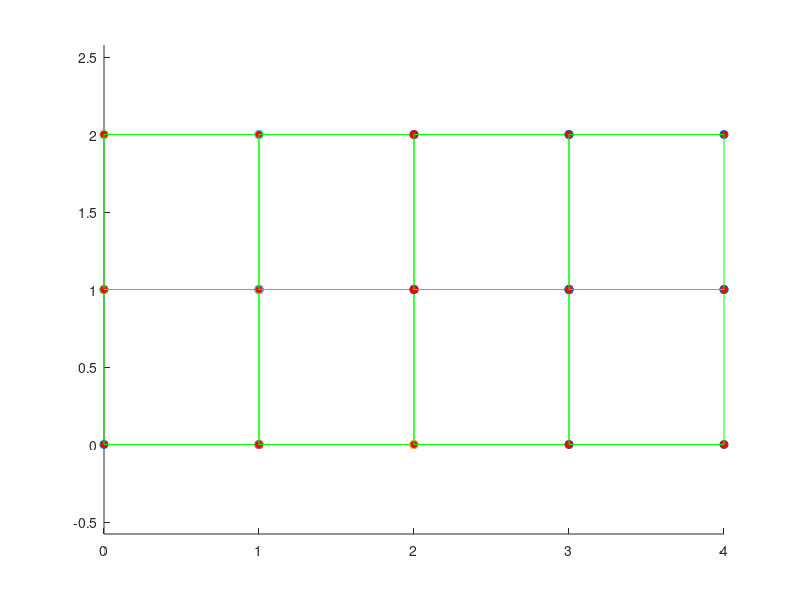
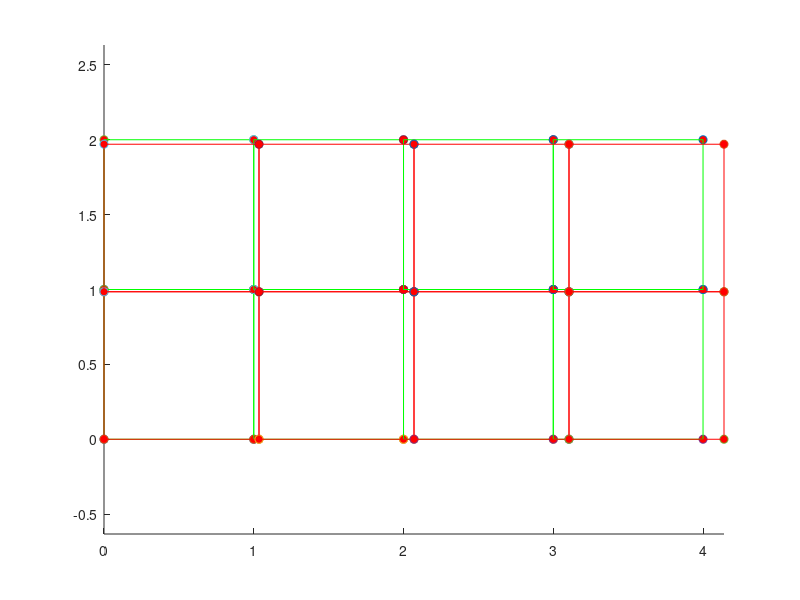

These figures' MATLAB source, in order:
function FEM_2Dor3D_linelast_standard
%
%          Example 2D and 3D Linear elastic FEM code
%            Currently coded to run either plane strain or plane stress (2DOF) or general 3D but
%            could easily be modified for axisymmetry too.
%
%        Variables read from input file;
%        nprops              No. material parameters
%        materialprops(i)    List of material parameters
%        ncoord              No. spatial coords (2 for 2D, 3 for 3D)
%        ndof                No. degrees of freedom per node (2 for 2D, 3 for 3D)
%                            (here ndof=ncoord, but the program allows them to be different
%                            to allow extension to plate & beam elements with C^1 continuity)
%        nnode               No. nodes
%        coords(i,j)         ith coord of jth node, for i=1..ncoord; j=1..nnode
%        nelem               No. elements
%        maxnodes            Max no. nodes on any one element (used for array dimensioning)
%        nelnodes(i)         No. nodes on the ith element
%        elident(i)          An integer identifier for the ith element.  Not used
%                            in this code but could be used to switch on reduced integration,
%                            etc.
%        connect(i,j)        List of nodes on the jth element
%        nfix                Total no. prescribed displacements
%        fixnodes(i,j)       List of prescribed displacements at nodes
%                            fixnodes(1,j) Node number
%                            fixnodes(2,j) Displacement component number (1, 2 or 3)
%                            fixnodes(3,j) Value of the displacement
%        ndload              Total no. element faces subjected to tractions
%        dloads(i,j)         List of element tractions
%                            dloads(1,j) Element number
%                            dloads(2,j) face number
%                            dloads(3,j), dloads(4,j), dloads(5,j) Components of traction
%                            (assumed uniform) 
%
%  To run the program you first need to set up an input file, as described in 
%  the lecture notes.  Then change the fopen command below to point to the file.
%  Also change the fopen command in the post-processing step (near the bottom of the
%  program) to point to a suitable output file.  Then execute the file in
%  the usual fashion (e.g. hit the green arrow at the top of the MATLAB
%  editor window)
% 
%
% ==================== Read data from the input file ===========================
%
%
% YOU NEED TO CHANGE THE PATH & FILE NAME TO POINT TO YOUR INPUT FILE
%
infile=fopen('Linear_elastic_quad4.txt','r');
outfile=fopen('FEM_results.txt','w');

[nprops,materialprops,ncoord,ndof,nnode,coords,nelem,maxnodes,connect,nelnodes,elident,nfix,fixnodes,ndload,dloads] = read_input_file(infile);

fclose(infile);

% Plot the initial mesh as a check
close all
figure
plotmesh(coords,ncoord,nnode,connect,nelem,elident,nelnodes,'g');

%
%============================ MAIN FEM ANALYSIS PROCEDURE ========================
%
%   dofs        Nodal displacements.  Let u_i^a be ith displacement component
%               at jth node.  Then dofs contain (u_1^1, u_2^1, u_1^2, u_2^2....) for 2D
%               and (u_1^1, u_2^1, u_3^1, u_1^2, u_2^2, u_3^2....) for 3D
%
%   K           Global stiffness matrix.  Stored as (K_1111 K_1112  K_1121  K_1122...
%                                                    K_1211 K_1212  K_1221  K_1222...
%                                                    K_2111 K_2112  K_2121  K_2122...)
%               for 2D problem and similarly for 3D problem
%   r           Force vector.  Currently only includes contribution from tractions
%               acting on element faces (i.e. body forces are neglected)
%
  dofs = zeros(ndof*nnode,1);  

  K = globalstiffness(ncoord,ndof,nnode,coords,nelem,maxnodes,elident,nelnodes,connect,materialprops,dofs);

  r = globaltraction(ncoord,ndof,nnode,ndload,coords,nelnodes,elident,connect,dloads,dofs);

%
%  Fix constrained nodes.  We should really do this in a way that preserves the symmetry of K
%  but it's not worth it for the small demo problems here.
%
  for n = 1:nfix
     rw = ndof*(fixnodes(1,n)-1) + fixnodes(2,n);
     for cl = 1:ndof*nnode
        K(rw,cl) = 0;
     end
     K(rw,rw) = 1.;
     r(rw) = fixnodes(3,n);
  end
%
% Solve for the displacements
%

  dofs = K\r;

%
%================================= POST-PROCESSING =================================
%
% Create a plot of the deformed mesh
%

  defcoords = zeros(ndof,nnode); 
  scalefactor = 1.0;
  for i = 1:nnode
    for j = 1:ndof
       defcoords(j,i) = coords(j,i) + scalefactor*dofs(ndof*(i-1)+j); 
    end
  end

 figure
 plotmesh(coords,ncoord,nnode,connect,nelem,elident,nelnodes,'g');
 hold on
 plotmesh(defcoords,ncoord,nnode,connect,nelem,elident,nelnodes,'r');  
  
 print_results(outfile, ...
    nprops,materialprops,ncoord,ndof,nnode,coords, ...
    nelem,maxnodes,connect,nelnodes,elident, ...
    nfix,fixnodes,ndload,dloads,dofs)
 
fclose(outfile); 
end 

%================= Material Stiffness ==================================
%
%    Computes elasticity tensor C_{ijkl} = shear modulus and Poissons ratio
%    Currently coded either for plane strain, plane stress or general 3D.
%
function C = materialstiffness(ndof,ncoord,strain,materialprops)

   mu = materialprops(1);
   nu = materialprops(2);
   
   C = zeros(ndof,ncoord,ndof,ncoord);
   
   if (ncoord == 2)   

%  planestrain = 0 => plane stress, planestrain = 1 => plane strain
   planestrain = materialprops(3);
 
     for i = 1:2
       for j = 1:2
         for k = 1:2
           for l = 1:2
             if (planestrain==1) 
               if (i==j && k==l)
                   C(i,j,k,l) = C(i,j,k,l)+2*mu*nu/(1-2*nu);
               end
             else
               if (i==j && k==l)
                   C(i,j,k,l) = C(i,j,k,l)+2*mu*nu/(1-nu);
               end
             end
             if (i==l && k==j)
                 C(i,j,k,l) = C(i,j,k,l)+mu;
             end
             if (i==k && j==l)
                 C(i,j,k,l) = C(i,j,k,l)+mu;
             end
           end
         end
       end
     end
     
   elseif (ncoord == 3) 

     for i = 1:3 
       for j = 1:3
         for k = 1:3
           for l = 1:3
             if (i==j && k==l)
                 C(i,j,k,l)=C(i,j,k,l) + 2.*mu*nu/(1.-2.*nu);
             end
             if (i==k && j==l)
                 C(i,j,k,l)=C(i,j,k,l) + mu;
             end
             if (i==l && j==k)
                 C(i,j,k,l)=C(i,j,k,l) + mu;
             end
            end
          end
        end
      end
    end

 end
%================= Material Stress ==================================
%
%   Computes stress sigma_{ij} given strain epsilon_{ij}
%
function stress = materialstress(ndof,ncoord,strain,materialprops)

   C = materialstiffness(ndof,ncoord,strain,materialprops);
   stress = zeros(ndof,ncoord);
   for i = 1 : ndof
     for j = 1 : ncoord
        for k = 1 : ndof
          for l = 1: ncoord
            stress(i,j) = stress(i,j) + C(i,j,k,l)*strain(k,l);
          end
        end
     end
   end
  end
%
%====================== No. integration points =============================
%
%   Defines the number of integration points:be used for
%   each element type
%
function n = numberofintegrationpoints(ncoord,nelnodes,elident)
  
   if (ncoord == 1) 
     n = nelnodes;   
   elseif (ncoord == 2) 
     if (nelnodes == 3)
         n = 1;
     end
     if (nelnodes == 6)
         n = 3;
     end
     if (nelnodes == 4)
         n = 4;
     end
     if (nelnodes == 8)
         n = 9;
     end
   elseif (ncoord == 3) 
     if (nelnodes == 4)
         n = 1 ;
     end
     if (nelnodes == 10)
         n = 4;
     end
     if (nelnodes == 8)
         n = 8;
     end
     if (nelnodes == 20)
         n = 27;
     end
   end
end   
%
%====================== INTEGRATION POINTS ==================================
%
%   Defines positions of integration points
%
function xi = integrationpoints(ncoord,nelnodes,npoints,elident)

   xi = zeros(ncoord,npoints);
%
%  1D elements
%
   if (ncoord == 1) 
     if (npoints==1) 
       xi(1,1) = 0.;
     elseif (npoints == 2) 
       xi(1,1) = -0.5773502692;
       xi(1,2) = -xi(1,1);
     elseif (npoints == 3) 
       xi(1,1) = -0.7745966692;
       xi(1,2) = 0.0;
       xi(1,3) = -xi(1,1);
     end
%
%  2D elements
%
   elseif (ncoord == 2) 
%
%    Triangular element
%
     if ( nelnodes == 3 || nelnodes == 6 ) 
       if (npoints == 1) 
         xi(1,1) = 1./3.;
         xi(2,1) = 1./3.;
       elseif (npoints == 3) 
         xi(1,1) = 0.6;
         xi(2,1) = 0.2;
         xi(1,2) = 0.2;
         xi(2,2) = 0.6;
         xi(1,3) = 0.2;
         xi(2,3) = 0.2;
       elseif (npoints == 4) 
         xi(1,1) = 1./3.;
         xi(2,1) = 1./3.;
         xi(1,2) = 0.6;
         xi(2,2) = 0.2;
         xi(1,3) = 0.2;
         xi(2,3) = 0.6;
         xi(1,4) = 0.2;
         xi(2,4) = 0.2;
       end
%
%    Rectangular element
%                  
     elseif ( nelnodes==4 || nelnodes==8 ) 

       if (npoints == 1) 
         xi(1,1) = 0.;
         xi(2,1) = 0.;
       elseif (npoints == 4) 
         xi(1,1) = -0.5773502692;
         xi(2,1) = xi(1,1);
         xi(1,2) = -xi(1,1);
         xi(2,2) = xi(1,1);
         xi(1,3) = xi(1,1);
         xi(2,3) = -xi(1,1);
         xi(1,4) = -xi(1,1);
         xi(2,4) = -xi(1,1);
       elseif (npoints == 9) 
         xi(1,1) = -0.7745966692;
         xi(2,1) = xi(1,1);
         xi(1,2) = 0.0;
         xi(2,2) = xi(1,1);
         xi(1,3) = -xi(1,1);
         xi(2,3) = xi(1,1);
         xi(1,4) = xi(1,1);
         xi(2,4) = 0.0;
         xi(1,5) = 0.0;
         xi(2,5) = 0.0;
         xi(1,6) = -xi(1,1);
         xi(2,6) = 0.0;
         xi(1,7) = xi(1,1);
         xi(2,7) = -xi(1,1);
         xi(1,8) = 0.;
         xi(2,8) = -xi(1,1);
         xi(1,9) = -xi(1,1);
         xi(2,9) = -xi(1,1);
       end
     end
%
%   3D elements
%
   elseif (ncoord == 3) 
%
%  3D elements
%
     if (nelnodes == 4 || nelnodes==10 ) 
       if (npoints == 1) 
         xi(1,1) = 0.25;
         xi(2,1) = 0.25;
         xi(3,1) = 0.25;
       elseif (npoints == 4) 
         xi(1,1) = 0.58541020;
         xi(2,1) = 0.13819660;
         xi(3,1) = xi(2,1);
         xi(1,2) = xi(2,1);
         xi(2,2) = xi(1,1);
         xi(3,2) = xi(2,1);
         xi(1,3) = xi(2,1);
         xi(2,3) = xi(2,1);
         xi(3,3) = xi(1,1);
         xi(1,4) = xi(2,1);
         xi(2,4) = xi(2,1);
         xi(3,4) = xi(2,1);
       end
     elseif ( nelnodes==8 || nelnodes==20 ) 
       if (npoints == 1) 
         xi(1,1) = 0.;
         xi(2,1) = 0.;
         xi(3,1) = 0.;
       elseif (npoints == 8) 
         x1D = [-0.5773502692,0.5773502692];
         for k = 1:2
           for j = 1:2 
             for i = 1:2
               n = 4*(k-1) + 2*(j-1) + i;
               xi(1,n) = x1D(i);
               xi(2,n) = x1D(j);
               xi(3,n) = x1D(k);
             end
           end
         end
       elseif (npoints == 27) 
         x1D = [-0.7745966692,0.,0.7745966692];
         for k = 1:3
           for j = 1:3
             for i = 1:3
               n = 9*(k-1) + 3*(j-1) + i;
               xi(1,n) = x1D(i);
               xi(2,n) = x1D(j);
               xi(3,n) = x1D(k);
             end
           end
         end
       end
     end
   end
end

%
%================= INTEGRATION WEIGHTS ==================================
%
%   Defines integration weights w_i
%
function w = integrationweights(ncoord,nelnodes,npoints,elident)

   w = zeros(npoints,1);

%
%  1D elements
%
   if (ncoord == 1) 
     if (npoints == 1)
       w(1) = 2.;
     elseif (npoints == 2) 
       w = [1.,1.];
     elseif (npoints == 3) 
       w = [0.555555555,0.888888888,0.555555555];
     end
%
%  2D elements
%
   elseif (ncoord == 2) 
%
%    Triangular element
%
     if ( nelnodes == 3 || nelnodes == 6 ) 
       if (npoints == 1) 
         w(1) = 0.5;
       elseif (npoints == 3) 
         w(1) = 1./6.;
         w(2) = 1./6.;
         w(3) = 1./6.;
       elseif (npoints == 4) 
         w = [-27./96.,25./96.,25/96.,25/96.];
       end
%
%    Rectangular element
%                  
     elseif ( nelnodes==4 || nelnodes==8 ) 

       if (npoints == 1) 
         w(1) = 4.;
       elseif (npoints == 4) 
         w = [1.,1.,1.,1.];
       elseif (npoints == 9 ) 
         w1D = [0.555555555,0.888888888,0.55555555555];
         for j = 1:3
           for i = 1:3
             n = 3*(j-1)+i;
             w(n) = w1D(i)*w1D(j);
           end
         end    
       end
     end 

   elseif (ncoord == 3) 
%
%  3D elements
%
     if (nelnodes == 4 || nelnodes==10 ) 
       if (npoints == 1) 
         w(1) = 1./6.;
       elseif (npoints == 4) 
         w = [1./24.,1./24.,1./24.,1./24.];
       end
     elseif ( nelnodes==8 || nelnodes==20 ) 
       if (npoints == 1) 
         w(1) = 8.;
       elseif (npoints == 8) 
         w = [1.,1.,1.,1.,1.,1.,1.,1.];
       elseif (npoints == 27) 
         w1D = [0.555555555,0.888888888,0.55555555555];
         for k = 1:3
           for j = 1:3
             for i = 1:3
               n = 9*(k-1)+3*(j-1)+i;
               w(n) = w1D(i)*w1D(j)*w1D(k);
             end
           end    
         end
       end
     end
   end
end

%
%================= SHAPE FUNCTIONS ==================================
%
%        Calculates shape functions for various element types
%
function N = shapefunctions(nelnodes,ncoord,elident,xi)
 

   N = zeros(nelnodes,1);
%
%  1D elements
%
  if (ncoord == 1) 
    if (nelnodes==2) 
      N(1) = 0.5*(1.+xi(1));
      N(2) = 0.5*(1.-xi(1));
    elseif (nelnodes == 3) 
      N(1) = -0.5*xi(1)*(1.-xi(1));
      N(2) =  0.5*xi(1)*(1.+xi(1));
      N(3) = (1.-xi(1))*(1.+xi(1));
    end
%
%  2D elements
%
   elseif (ncoord == 2) 
%
%    Triangular element
%
     if ( nelnodes == 3 ) 
       N(1) = xi(1);
       N(2) = xi(2);
       N(3) = 1.-xi(1)-xi(2);               
     elseif ( nelnodes == 6 ) 
       xi3 = 1.-xi(1)-xi(2);
       N(1) = (2.*xi(1)-1.)*xi(1);
       N(2) = (2.*xi(2)-1.)*xi(2);
       N(3) = (2.*xi3-1.)*xi3;
       N(4) = 4.*xi(1)*xi(2);
       N(5) = 4.*xi(2)*xi3;
       N(6) = 4.*xi3*xi(1);
%
%    Rectangular element
%                  
     elseif ( nelnodes == 4 ) 
       N(1) = 0.25*(1.-xi(1))*(1.-xi(2));
       N(2) = 0.25*(1.+xi(1))*(1.-xi(2));
       N(3) = 0.25*(1.+xi(1))*(1.+xi(2));
       N(4) = 0.25*(1.-xi(1))*(1.+xi(2));
     elseif (nelnodes == 8) 
       N(1) = -0.25*(1.-xi(1))*(1.-xi(2))*(1.+xi(1)+xi(2));
       N(2) = 0.25*(1.+xi(1))*(1.-xi(2))*(xi(1)-xi(2)-1.);
       N(3) = 0.25*(1.+xi(1))*(1.+xi(2))*(xi(1)+xi(2)-1.);
       N(4) = 0.25*(1.-xi(1))*(1.+xi(2))*(xi(2)-xi(1)-1.);
       N(5) = 0.5*(1.-xi(1)*xi(1))*(1.-xi(2));
       N(6) = 0.5*(1.+xi(1))*(1.-xi(2)*xi(2));
       N(7) = 0.5*(1.-xi(1)*xi(1))*(1.+xi(2));
       N(8) = 0.5*(1.-xi(1))*(1.-xi(2)*xi(2));
     end
%
   elseif (ncoord==3) 

     if (nelnodes == 4) 
       N(1) = xi(1);
       N(2) = xi(2);
       N(3) = xi(3);
       N(4) = 1.-xi(1)-xi(2)-xi(3);
     elseif (nelnodes == 10) 
       xi4 = 1.-xi(1)-xi(2)-xi(3);
       N(1) = (2.*xi(1)-1.)*xi(1);
       N(2) = (2.*xi(2)-1.)*xi(2);
       N(3) = (2.*xi(3)-1.)*xi(3);
       N(4) = (2.*xi4-1.)*xi4;
       N(5) = 4.*xi(1)*xi(2);
       N(6) = 4.*xi(2)*xi(3);
       N(7) = 4.*xi(3)*xi(1);
       N(8) = 4.*xi(1)*xi4;
       N(9) = 4.*xi(2)*xi4;
       N(10) = 4.*xi(3)*xi4;
     elseif (nelnodes == 8) 
       N(1) = (1.-xi(1))*(1.-xi(2))*(1.-xi(3))/8.;
       N(2) = (1.+xi(1))*(1.-xi(2))*(1.-xi(3))/8.;
       N(3) = (1.+xi(1))*(1.+xi(2))*(1.-xi(3))/8.;
       N(4) = (1.-xi(1))*(1.+xi(2))*(1.-xi(3))/8.;
       N(5) = (1.-xi(1))*(1.-xi(2))*(1.+xi(3))/8.;
       N(6) = (1.+xi(1))*(1.-xi(2))*(1.+xi(3))/8.;
       N(7) = (1.+xi(1))*(1.+xi(2))*(1.+xi(3))/8.;
       N(8) = (1.-xi(1))*(1.+xi(2))*(1.+xi(3))/8.;
     elseif (nelnodes == 20) 
       N(1) = (1.-xi(1))*(1.-xi(2))*(1.-xi(3))*(-xi(1)-xi(2)-xi(3)-2.)/8.;
       N(2) = (1.+xi(1))*(1.-xi(2))*(1.-xi(3))*(xi(1)-xi(2)-xi(3)-2.)/8.;
       N(3) = (1.+xi(1))*(1.+xi(2))*(1.-xi(3))*(xi(1)+xi(2)-xi(3)-2.)/8.;
       N(4) = (1.-xi(1))*(1.+xi(2))*(1.-xi(3))*(-xi(1)+xi(2)-xi(3)-2.)/8.;
       N(5) = (1.-xi(1))*(1.-xi(2))*(1.+xi(3))*(-xi(1)-xi(2)+xi(3)-2.)/8.;
       N(6) = (1.+xi(1))*(1.-xi(2))*(1.+xi(3))*(xi(1)-xi(2)+xi(3)-2.)/8.;
       N(7) = (1.+xi(1))*(1.+xi(2))*(1.+xi(3))*(xi(1)+xi(2)+xi(3)-2.)/8.;
       N(8) = (1.-xi(1))*(1.+xi(2))*(1.+xi(3))*(-xi(1)+xi(2)+xi(3)-2.)/8.;
       N(9)  = (1.-xi(1)^2)*(1.-xi(2))*(1.-xi(3))/4.;
       N(10) = (1.+xi(1))*(1.-xi(2)^2)*(1.-xi(3))/4.;
       N(11) = (1.-xi(1)^2)*(1.+xi(2))*(1.-xi(3))/4.;
       N(12) = (1.-xi(1))*(1.-xi(2)^2)*(1.-xi(3))/4.;
       N(13) = (1.-xi(1)^2)*(1.-xi(2))*(1.+xi(3))/4.;
       N(14) = (1.+xi(1))*(1.-xi(2)^2)*(1.+xi(3))/4.;
       N(15) = (1.-xi(1)^2)*(1.+xi(2))*(1.+xi(3))/4.;
       N(16) = (1.-xi(1))*(1.-xi(2)^2)*(1.+xi(3))/4.;
       N(17) = (1.-xi(1))*(1.-xi(2))*(1.-xi(3)^2)/4.;
       N(18) = (1.+xi(1))*(1.-xi(2))*(1.-xi(3)^2)/4.;
       N(19) = (1.+xi(1))*(1.+xi(2))*(1.-xi(3)^2)/4.;
       N(20) = (1.-xi(1))*(1.+xi(2))*(1.-xi(3)^2)/4.;
     end
   end

end

%
%================= SHAPE FUNCTION DERIVATIVES ======================
%
function dNdxi = shapefunctionderivs(nelnodes,ncoord,elident,xi)

  dNdxi = zeros(nelnodes,ncoord);
%
% 1D elements
%
  if (ncoord == 1) 
    if (nelnodes==2) 
      dNdxi(1,1) = 0.5;
      dNdxi(2,1) = -0.5;
    elseif (nelnodes == 3) 
      dNdxi(1,1) = -0.5+xi(1);
      dNdxi(2,1) =  0.5+xi(1);
      dNdxi(3,1) = -2.*xi(1);
    end
%
%  2D elements
%
   elseif (ncoord == 2) 
%
%    Triangular element
%
     if ( nelnodes == 3 ) 
       dNdxi(1,1) = 1.;
       dNdxi(2,2) = 1.;
       dNdxi(3,1) = -1.;
       dNdxi(3,2) = -1.;               
     elseif ( nelnodes == 6 ) 
       xi3 = 1.-xi(1)-xi(2);
       dNdxi(1,1) = 4.*xi(1)-1.;
       dNdxi(2,2) = 4.*xi(2)-1.;
       dNdxi(3,1) = -(4.*xi3-1.);
       dNdxi(3,2) = -(4.*xi3-1.);
       dNdxi(4,1) = 4.*xi(2);
       dNdxi(4,2) = 4.*xi(1);
       dNdxi(5,1) = -4.*xi(2);
       dNdxi(5,2) = -4.*xi(1);
       dNdxi(6,1) = 4.*xi3 - 4.*xi(1);
       dNdxi(6,2) = 4.*xi3 - 4.*xi(2);
%
%    Rectangular element
%                  
     elseif ( nelnodes == 4 ) 
       dNdxi(1,1) = -0.25*(1.-xi(2));
       dNdxi(1,2) = -0.25*(1.-xi(1));
       dNdxi(2,1) = 0.25*(1.-xi(2));
       dNdxi(2,2) = -0.25*(1.+xi(1));
       dNdxi(3,1) = 0.25*(1.+xi(2));
       dNdxi(3,2) = 0.25*(1.+xi(1));
       dNdxi(4,1) = -0.25*(1.+xi(2));
       dNdxi(4,2) = 0.25*(1.-xi(1));
     elseif (nelnodes == 8) 
       dNdxi(1,1) = 0.25*(1.-xi(2))*(2.*xi(1)+xi(2));
       dNdxi(1,2) = 0.25*(1.-xi(1))*(xi(1)+2.*xi(2));
       dNdxi(2,1) = 0.25*(1.-xi(2))*(2.*xi(1)-xi(2));
       dNdxi(2,2) = 0.25*(1.+xi(1))*(2.*xi(2)-xi(1));
       dNdxi(3,1) = 0.25*(1.+xi(2))*(2.*xi(1)+xi(2));
       dNdxi(3,2) = 0.25*(1.+xi(1))*(2.*xi(2)+xi(1));
       dNdxi(4,1) = 0.25*(1.+xi(2))*(2.*xi(1)-xi(2));
       dNdxi(4,2) = 0.25*(1.-xi(1))*(2.*xi(2)-xi(1));
       dNdxi(5,1) = -xi(1)*(1.-xi(2));
       dNdxi(5,2) = -0.5*(1.-xi(1)*xi(1));
       dNdxi(6,1) = 0.5*(1.-xi(2)*xi(2));
       dNdxi(6,2) = -(1.+xi(1))*xi(2);
       dNdxi(7,1) = -xi(1)*(1.+xi(2));
       dNdxi(7,2) = 0.5*(1.-xi(1)*xi(1));
       dNdxi(8,1) = -0.5*(1.-xi(2)*xi(2));
       dNdxi(8,2) = -(1.-xi(1))*xi(2);
      end
%
%    3D elements
%
   elseif (ncoord==3) 

     if (nelnodes == 4) 
       dNdxi(1,1) = 1.;
       dNdxi(2,2) = 1.;
       dNdxi(3,3) = 1.;
       dNdxi(4,1) = -1.;
       dNdxi(4,2) = -1.;
       dNdxi(4,3) = -1.;
     elseif (nelnodes == 10) 
       xi4 = 1.-xi(1)-xi(2)-xi(3);
       dNdxi(1,1) = (4.*xi(1)-1.);
       dNdxi(2,2) = (4.*xi(2)-1.);
       dNdxi(3,3) = (4.*xi(3)-1.);
       dNdxi(4,1) = -(4.*xi4-1.);
       dNdxi(4,2) = -(4.*xi4-1.);
       dNdxi(4,3) = -(4.*xi4-1.);
       dNdxi(5,1) = 4.*xi(2);
       dNdxi(5,2) = 4.*xi(1);
       dNdxi(6,2) = 4.*xi(3);
       dNdxi(6,3) = 4.*xi(2);
       dNdxi(7,1) = 4.*xi(3);
       dNdxi(7,3) = 4.*xi(1); 
       dNdxi(8,1) = 4.*(xi4-xi(1));
       dNdxi(8,2) = -4.*xi(1);
       dNdxi(8,3) = -4.*xi(1);
       dNdxi(9,1) = -4.*xi(2);
       dNdxi(9,2) = 4.*(xi4-xi(2));
       dNdxi(9,3) = -4.*xi(2);
       dNdxi(10,1) = -4.*xi(3)*xi4;
       dNdxi(10,2) = -4.*xi(3);
       dNdxi(10,3) = 4.*(xi4-xi(3));
     elseif (nelnodes == 8) 
       dNdxi(1,1) = -(1.-xi(2))*(1.-xi(3))/8.;
       dNdxi(1,2) = -(1.-xi(1))*(1.-xi(3))/8.;
       dNdxi(1,3) = -(1.-xi(1))*(1.-xi(2))/8.;
       dNdxi(2,1) = (1.-xi(2))*(1.-xi(3))/8.;
       dNdxi(2,2) = -(1.+xi(1))*(1.-xi(3))/8.;
       dNdxi(2,3) = -(1.+xi(1))*(1.-xi(2))/8.;
       dNdxi(3,1) = (1.+xi(2))*(1.-xi(3))/8.;
       dNdxi(3,2) = (1.+xi(1))*(1.-xi(3))/8.;
       dNdxi(3,3) = -(1.+xi(1))*(1.+xi(2))/8.;
       dNdxi(4,1) = -(1.+xi(2))*(1.-xi(3))/8.;
       dNdxi(4,2) = (1.-xi(1))*(1.-xi(3))/8.;
       dNdxi(4,3) = -(1.-xi(1))*(1.+xi(2))/8.;
       dNdxi(5,1) = -(1.-xi(2))*(1.+xi(3))/8.;
       dNdxi(5,2) = -(1.-xi(1))*(1.+xi(3))/8.;
       dNdxi(5,3) = (1.-xi(1))*(1.-xi(2))/8.;
       dNdxi(6,1) = (1.-xi(2))*(1.+xi(3))/8.;
       dNdxi(6,2) = -(1.+xi(1))*(1.+xi(3))/8.;
       dNdxi(6,3) = (1.+xi(1))*(1.-xi(2))/8.;
       dNdxi(7,1) = (1.+xi(2))*(1.+xi(3))/8.;
       dNdxi(7,2) = (1.+xi(1))*(1.+xi(3))/8.;
       dNdxi(7,3) = (1.+xi(1))*(1.+xi(2))/8.;
       dNdxi(8,1) = -(1.+xi(2))*(1.+xi(3))/8.;
       dNdxi(8,2) = (1.-xi(1))*(1.+xi(3))/8.;
       dNdxi(8,3) = (1.-xi(1))*(1.+xi(2))/8.;
     elseif (nelnodes == 20) 
       dNdxi(1,1) = (-(1.-xi(2))*(1.-xi(3))*(-xi(1)-xi(2)-xi(3)-2.)-(1.-xi(1))*(1.-xi(2))*(1.-xi(3)))/8.;
       dNdxi(1,2) = (-(1.-xi(1))*(1.-xi(3))*(-xi(1)-xi(2)-xi(3)-2.)-(1.-xi(1))*(1.-xi(2))*(1.-xi(3)))/8.;
       dNdxi(1,3) = (-(1.-xi(1))*(1.-xi(2))*(-xi(1)-xi(2)-xi(3)-2.)-(1.-xi(1))*(1.-xi(2))*(1.-xi(3)))/8.;

       dNdxi(2,1) = ((1.-xi(2))*(1.-xi(3))*(xi(1)-xi(2)-xi(3)-2.)+(1.+xi(1))*(1.-xi(2))*(1.-xi(3)))/8.;
       dNdxi(2,2) = (-(1.+xi(1))*(1.-xi(3))*(xi(1)-xi(2)-xi(3)-2.)-(1.+xi(1))*(1.-xi(2))*(1.-xi(3)))/8.;
       dNdxi(2,3) = (-(1.+xi(1))*(1.-xi(2))*(xi(1)-xi(2)-xi(3)-2.)-(1.+xi(1))*(1.-xi(2))*(1.-xi(3)))/8.;

       dNdxi(3,1) = ((1.+xi(2))*(1.-xi(3))*(xi(1)+xi(2)-xi(3)-2.)+(1.+xi(1))*(1.+xi(2))*(1.-xi(3)))/8.;
       dNdxi(3,2) = ((1.+xi(1))*(1.-xi(3))*(xi(1)+xi(2)-xi(3)-2.)+(1.+xi(1))*(1.+xi(2))*(1.-xi(3)))/8.;
       dNdxi(3,3) = (-(1.+xi(1))*(1.+xi(2))*(xi(1)+xi(2)-xi(3)-2.)-(1.+xi(1))*(1.+xi(2))*(1.-xi(3)))/8.;

       dNdxi(4,1) = (-(1.+xi(2))*(1.-xi(3))*(-xi(1)+xi(2)-xi(3)-2.)-(1.-xi(1))*(1.+xi(2))*(1.-xi(3)))/8.;
       dNdxi(4,2) = ((1.-xi(1))*(1.-xi(3))*(-xi(1)+xi(2)-xi(3)-2.)+(1.-xi(1))*(1.+xi(2))*(1.-xi(3)))/8.;
       dNdxi(4,3) = (-(1.-xi(1))*(1.+xi(2))*(-xi(1)+xi(2)-xi(3)-2.)-(1.-xi(1))*(1.+xi(2))*(1.-xi(3)))/8.;
       dNdxi(5,1) = (-(1.-xi(2))*(1.+xi(3))*(-xi(1)-xi(2)+xi(3)-2.)-(1.-xi(1))*(1.-xi(2))*(1.+xi(3)))/8.;
       dNdxi(5,2) = (-(1.-xi(1))*(1.+xi(3))*(-xi(1)-xi(2)+xi(3)-2.)-(1.-xi(1))*(1.-xi(2))*(1.+xi(3)))/8.;
       dNdxi(5,3) = ((1.-xi(1))*(1.-xi(2))*(-xi(1)-xi(2)+xi(3)-2.)+(1.-xi(1))*(1.-xi(2))*(1.+xi(3)))/8.;
       dNdxi(6,1) = ((1.-xi(2))*(1.+xi(3))*(xi(1)-xi(2)+xi(3)-2.)+(1.+xi(1))*(1.-xi(2))*(1.+xi(3)))/8.;
       dNdxi(6,2) = (-(1.+xi(1))*(1.+xi(3))*(xi(1)-xi(2)+xi(3)-2.)-(1.+xi(1))*(1.-xi(2))*(1.+xi(3)))/8.;
       dNdxi(6,3) = ((1.+xi(1))*(1.-xi(2))*(xi(1)-xi(2)+xi(3)-2.)+(1.+xi(1))*(1.-xi(2))*(1.+xi(3)))/8.;
       dNdxi(7,1) = ((1.+xi(2))*(1.+xi(3))*(xi(1)+xi(2)+xi(3)-2.)+(1.+xi(1))*(1.+xi(2))*(1.+xi(3)))/8.;
       dNdxi(7,2) = ((1.+xi(1))*(1.+xi(3))*(xi(1)+xi(2)+xi(3)-2.)+(1.+xi(1))*(1.+xi(2))*(1.+xi(3)))/8.;
       dNdxi(7,3) = ((1.+xi(1))*(1.+xi(2))*(xi(1)+xi(2)+xi(3)-2.)+(1.+xi(1))*(1.+xi(2))*(1.+xi(3)))/8.;
       dNdxi(8,1) = (-(1.+xi(2))*(1.+xi(3))*(-xi(1)+xi(2)+xi(3)-2.)-(1.-xi(1))*(1.+xi(2))*(1.+xi(3)))/8.;
       dNdxi(8,2) = ((1.-xi(1))*(1.+xi(3))*(-xi(1)+xi(2)+xi(3)-2.)+(1.-xi(1))*(1.+xi(2))*(1.+xi(3)))/8.;
       dNdxi(8,3) = ((1.-xi(1))*(1.+xi(2))*(-xi(1)+xi(2)+xi(3)-2.)+(1.-xi(1))*(1.+xi(2))*(1.+xi(3)))/8.;
       dNdxi(9,1)  = -2.*xi(1)*(1.-xi(2))*(1.-xi(3))/4.;
       dNdxi(9,2)  = -(1.-xi(1)^2)*(1.-xi(3))/4.;
       dNdxi(9,3)  = -(1.-xi(1)^2)*(1.-xi(2))/4.;
       dNdxi(10,1)  = (1.-xi(2)^2)*(1.-xi(3))/4.;
       dNdxi(10,2)  = -2.*xi(2)*(1.+xi(1))*(1.-xi(3))/4.;
       dNdxi(10,3)  = -(1.-xi(2)^2)*(1.+xi(1))/4.;
       dNdxi(11,1)  = -2.*xi(1)*(1.+xi(2))*(1.-xi(3))/4.;
       dNdxi(11,2)  = (1.-xi(1)^2)*(1.-xi(3))/4.;
       dNdxi(11,3)  = -(1.-xi(1)^2)*(1.+xi(2))/4.;
       dNdxi(12,1)  = -(1.-xi(2)^2)*(1.-xi(3))/4.;
       dNdxi(12,2)  = -2.*xi(2)*(1.-xi(1))*(1.-xi(3))/4.;
       dNdxi(12,3)  = -(1.-xi(2)^2)*(1.-xi(1))/4.;
       dNdxi(13,1)  = -2.*xi(1)*(1.-xi(2))*(1.+xi(3))/4.;
       dNdxi(13,2)  = -(1.-xi(1)^2)*(1.+xi(3))/4.;
       dNdxi(13,3)  = (1.-xi(1)^2)*(1.-xi(2))/4.;
       dNdxi(14,1)  = (1.-xi(2)^2)*(1.+xi(3))/4.;
       dNdxi(14,2)  = -2.*xi(2)*(1.+xi(1))*(1.+xi(3))/4.;
       dNdxi(14,3)  = (1.-xi(2)^2)*(1.+xi(1))/4.;
       dNdxi(15,1)  = -2.*xi(1)*(1.+xi(2))*(1.+xi(3))/4.;
       dNdxi(15,2)  =  (1.-xi(1)^2)*(1.+xi(3))/4.;
       dNdxi(15,3)  = (1.-xi(1)^2)*(1.+xi(2))/4.;
       dNdxi(16,1)  = -(1.-xi(2)^2)*(1.+xi(3))/4.;
       dNdxi(16,2)  = -2.*xi(2)*(1.-xi(1))*(1.+xi(3))/4.;
       dNdxi(16,3)  = (1.-xi(2)^2)*(1.-xi(1))/4.;
       dNdxi(17,1) = -(1.-xi(2))*(1.-xi(3)^2)/4.;
       dNdxi(17,2) = -(1.-xi(1))*(1.-xi(3)^2)/4.;
       dNdxi(17,3) = -xi(3)*(1.-xi(1))*(1.-xi(2))/2.;
       dNdxi(18,1) = (1.-xi(2))*(1.-xi(3)^2)/4.;
       dNdxi(18,2) = -(1.+xi(1))*(1.-xi(3)^2)/4.;
       dNdxi(18,3) = -xi(3)*(1.+xi(1))*(1.-xi(2))/2.;
       dNdxi(19,1) = (1.+xi(2))*(1.-xi(3)^2)/4.;
       dNdxi(19,2) = (1.+xi(1))*(1.-xi(3)^2)/4.;
       dNdxi(19,3) = -xi(3)*(1.+xi(1))*(1.+xi(2))/2.;
       dNdxi(20,1) = -(1.+xi(2))*(1.-xi(3)^2)/4.;
       dNdxi(20,2) = (1.-xi(1))*(1.-xi(3)^2)/4.;
       dNdxi(20,3) = -xi(3)*(1.-xi(1))*(1.+xi(2))/2.;
     end
   end

  end
%
%================= ELEMENT STIFFNESS MATRIX ================================
%
function kel = elstif(ncoord,ndof,nelnodes,elident,coord,materialprops,displacement)
%
%  Assemble the element stiffness
%
%    Arguments;
%
%      ncoord             No. coordinates (2 or 3 for 2D or 3D problem)
%      ndof               No. degrees of freedom per node (often ndof = ncoord)
%      nelnodes           No. nodes on the element
%      elident            Element identifier (not used here - for future enhancements!)
%      coords(i,a)        ith coord of ath node
%      materialprops      Material properties passed on:constitutive procedures
%      displacement(i,a)  ith displacement component at ath node
%
%   Local variables
%      npoints            No. integration points
%      xi(i,inpt)         ith local coord of integration point no. intpt
%      w(intpt)           weight for integration point no. intpt
%      N(a)               Shape function associated with ath node on element
%      dNdxi(a,i)         Derivative of ath shape function wrt ith local coord
%      dNdx(a,i)          Derivative of ath shape function wrt ith global coord
%      dxdxi(i,j)         Derivative of ith global coord wrt jth local coord
%      dxidx(i,j)         Derivative of ith local coord wrt jth global coord
%      det                Determinant of jacobian
%      strain(i,j)        strain_ij components
%      dsde(i,j,k,l)      Derivative of stress_ij with respect:strain_kl
%      kel(row,col)       Rows && cols of element stiffness
%
%
   npoints = numberofintegrationpoints(ncoord,nelnodes,elident);
   dNdx = zeros(nelnodes,ncoord);
   dxdxi = zeros(ncoord,ncoord);
   strain = zeros(ndof,ncoord);
   kel = zeros(ndof*nelnodes,ndof*nelnodes);
%
%  Set up integration points && weights    
%
   xilist = integrationpoints(ncoord,nelnodes,npoints,elident);
   w = integrationweights(ncoord,nelnodes,npoints,elident);
%
%  Loop over the integration points
%
   for intpt = 1:npoints

%     Compute shape functions && derivatives wrt local coords
%
      for i = 1:ncoord
        xi(i) = xilist(i,intpt);
      end      
      N = shapefunctions(nelnodes,ncoord,elident,xi);
      dNdxi = shapefunctionderivs(nelnodes,ncoord,elident,xi);

      
%
%     Compute the jacobian matrix && its determinant
%
      for i = 1:ncoord
        for j = 1:ncoord
          dxdxi(i,j) = 0.;
          for a = 1:nelnodes
            dxdxi(i,j) = dxdxi(i,j) + coord(i,a)*dNdxi(a,j);
          end
        end
      end
      
      dxidx = inv(dxdxi);
      dt = det(dxdxi);
%
%     Convert shape function derivatives:derivatives wrt global coords
%
      for a = 1:nelnodes
        for i = 1:ncoord
          dNdx(a,i) = 0.;
          for j = 1:ncoord
            dNdx(a,i) = dNdx(a,i) + dNdxi(a,j)*dxidx(j,i);
          end
        end
      end
%
%     Compute the (infinitesimal) strain by differentiating displacements
%     This step is not really necessary for linear elasticity calculations
%     where stiffness is independent of strain.  It is included:allow
%     extension:nonlinear materials later.
%
      for i = 1:ncoord
         for j = 1:ncoord
            strain(i,j) = 0.;
            for a = 1:nelnodes
              strain(i,j) = strain(i,j) + 0.5*(displacement(i,a)*dNdx(a,j)+displacement(j,a)*dNdx(a,i));
            end
         end
      end
%
%     Compute the material tangent stiffness (d stress/d strain)
%     ds/de is just C_ijkl for linear elasticity - this notation is used
%     to allow extension to nonlinear problems
%
      dsde = materialstiffness(ndof,ncoord,strain,materialprops);
%
%     Compute the element stiffness
%             
      for a = 1:nelnodes
        for i = 1:ndof
          for b = 1:nelnodes
            for k = 1:ndof
              row = ndof*(a-1)+i;
              col = ndof*(b-1)+k;
              for j = 1:ncoord
                for l = 1:ncoord
                  kel(col,row) = kel(col,row) + dsde(i,j,k,l)*dNdx(b,l)*dNdx(a,j)*w(intpt)*dt;
                end
              end
            end
          end
        end
      end
   end

end


 %====================== No. nodes on element faces ================
%
%   This procedure returns the number of nodes on each element face
%   for various element types.  This info is needed for computing
%   the surface integrals associated with the element traction vector
%
function n = nfacenodes(ncoord,nelnodes,elident,face)
   if (ncoord == 2) 
     if (nelnodes == 3 || nelnodes == 4)
         n = 2;
     elseif (nelnodes == 6 || nelnodes == 8)
         n=3;
     end
   elseif (ncoord == 3) 
     if (nelnodes == 4)
         n = 3;
     elseif (nelnodes == 10)
         n = 6;
     elseif (nelnodes == 8)
         n = 4;
     elseif (nelnodes == 20)
         n = 8;
     end
   end
end
%======================= Lists of nodes on element faces =============
%
%    This procedure returns the list of nodes on an element face
%    The nodes are ordered so that the element face forms either
%    a 1D line element or a 2D surface element for 2D or 3D problems
%
function list = facenodes(ncoord,nelnodes,elident,face)

   i3 = [2,3,1];
   i4 = [2,3,4,1]; 

   list = zeros(nfacenodes(ncoord,nelnodes,face),1);

   if (ncoord == 2) 
     if (nelnodes == 3) 
       list(1) = face;
       list(2) = i3(face);
     elseif (nelnodes == 6) 
       list(1) = face;
       list(2) = i3(face);
       list(3) = face+3;
     elseif (nelnodes==4) 
       list(1) = face;
       list(2) = i4(face);
     elseif (nelnodes==8) 
       list(1) = face;
       list(2) = i4(face);
       list(3) = face+4;
     end
   elseif (ncoord == 3) 
     if (nelnodes==4) 
       if   (face == 1)
           list = [1,2,3];
       elseif (face == 2)
           list = [1,4,2];
       elseif (face == 3)
           list = [2,4,3];
       elseif (face == 4)
           list = [3,4,1];
       end
     elseif (nelnodes == 10) 
       if   (face == 1)
           list = [1,2,3,5,6,7];
       elseif (face == 2)
           list = [1,4,2,8,9,5];
       elseif (face == 3)
           list = [2,4,3,9,10,6];
       elseif (face == 4)
           list = [3,4,1,10,8,7];
       end
     elseif (nelnodes == 8) 
       if   (face == 1)
           list = [1,2,3,4];
       elseif (face == 2)
           list = [5,8,7,6];
       elseif (face == 3)
           list = [1,5,6,2];
       elseif (face == 4)
           list = [2,3,7,6];
       elseif (face == 5)
           list = [3,7,8,4];
       elseif (face == 6)
           list = [4,8,5,1];
       end
     elseif (nelnodes == 20)  
       if   (face == 1)
           list = [1,2,3,4,9,10,11,12];
       elseif (face == 2)
           list = [5,8,7,6,16,15,14,13];
       elseif (face == 3)
           list = [1,5,6,2,17,13,18,9];
       elseif (face == 4)
           list = [2,6,7,3,18,14,19,10];
       elseif (face == 5)
           list = [3,7,8,4,19,15,20,11];
       elseif (face == 6)
           list = [4,8,5,1,20,16,17,12];
       end
     end
   end
end
%
%====================== ELEMENT DISTRIBUTED LOAD VECTOR ==============
%
function r = eldload(ncoord,ndof,nfacenodes,elident,coords,traction)

  npoints = numberofintegrationpoints(ncoord-1,nfacenodes);
  xi = zeros(ncoord-1,1);
  dxdxi = zeros(ncoord,ncoord-1);
  r = zeros(ndof*nfacenodes,1);
   
  xilist = integrationpoints(ncoord-1,nfacenodes,npoints);
  w = integrationweights(ncoord-1,nfacenodes,npoints);

  for intpt = 1:npoints

    for i = 1:ncoord-1
      xi(i) = xilist(i,intpt);
    end

    N = shapefunctions(nfacenodes,ncoord-1,elident,xi);
    dNdxi = shapefunctionderivs(nfacenodes,ncoord-1,elident,xi);
%
%     Compute the jacobian matrix && its determinant
%
    for i = 1:ncoord
      for j = 1:ncoord-1
        dxdxi(i,j) = 0.;
        for a = 1:nfacenodes
          dxdxi(i,j) = dxdxi(i,j) + coords(i,a)*dNdxi(a,j);
        end
      end
    end
    if (ncoord == 2) 
      dt = sqrt(dxdxi(1,1)^2+dxdxi(2,1)^2);
    elseif (ncoord == 3) 
      dt = sqrt( ((dxdxi(2,1)*dxdxi(3,2))-(dxdxi(2,2)*dxdxi(3,1)))^2 ...
          + ((dxdxi(1,1)*dxdxi(3,2))-(dxdxi(1,2)*dxdxi(3,1)))^2 ...
          + ((dxdxi(1,1)*dxdxi(2,2))-(dxdxi(1,2)*dxdxi(2,1)))^2 );
    end
   for a = 1:nfacenodes
      for i = 1:ndof
        row = ndof*(a-1)+i;
        r(row) = r(row) + N(a)*traction(i)*w(intpt)*dt;
      end
    end
  end
end
%
%====================== Assemble the global stiffness matrix =================
%
function Stif = globalstiffness(ncoord,ndof,nnode,coords,nelem,maxnodes,elident,nelnodes,connect,materialprops,dofs)
%
%   Assemble the global stiffness matrix
%

   Stif = zeros(ndof*nnode,ndof*nnode);
   lmncoord = zeros(ncoord,maxnodes);
   lmndof = zeros(ndof,maxnodes);
%
%   Loop over all the elements
%
   for lmn = 1:nelem
%
%   Extract coords of nodes, DOF for the current element
%
      for a = 1:nelnodes(lmn)
        for i = 1:ncoord
          lmncoord(i,a) = coords(i,connect(a,lmn));
        end
        for i = 1:ndof
          lmndof(i,a) = dofs(ndof*(connect(a,lmn)-1)+i);
        end
      end
    n = nelnodes(lmn);
    ident = elident(lmn);
    kel = elstif(ncoord,ndof,n,ident,lmncoord,materialprops,lmndof);
%
%   Add the current element stiffness:the global stiffness
%
    for a = 1:nelnodes(lmn)
      for i = 1:ndof
        for b = 1:nelnodes(lmn)
          for k = 1:ndof
            rw = ndof*(connect(a,lmn)-1)+i;
            cl = ndof*(connect(b,lmn)-1)+k;
            Stif(rw,cl) = Stif(rw,cl) + kel(ndof*(a-1)+i,ndof*(b-1)+k);
          end
        end
      end
    end
   end
end
%
%===================== Assemble the global traction vector =============
%
function r = globaltraction(ncoord,ndof,nnodes,ndload,coords,nelnodes,elident,connect,dloads,dofs)

   r = zeros(ndof*nnodes,1);
   traction = zeros(ndof,1);

   for load = 1:ndload
%
%     Extract the coords of the nodes on the appropriate element face
%
      lmn = dloads(1,load);
      face = dloads(2,load);
      n = nelnodes(lmn);
      ident = elident(lmn);
      nfnodes = nfacenodes(ncoord,n,ident,face); 
      nodelist = facenodes(ncoord,n,ident,face);     
      lmncoord = zeros(ncoord,nfnodes);
      for a = 1:nfnodes
        for i = 1:ncoord
          lmncoord(i,a) = coords(i,connect(nodelist(a),dloads(1,load)));
        end
        for i = 1:ndof
          lmndof(i,a) = dofs(ndof*(connect(nodelist(a),dloads(1,load))-1)+i);
        end
      end
%
%    Compute the element load vector
%
     for i = 1:ndof
       traction(i) = dloads(i+2,load);
     end

     rel = eldload(ncoord,ndof,nfnodes,ident,lmncoord,traction);
%
%    Assemble the element load vector into global vector
%
     for a = 1:nfnodes
       for i = 1:ndof
         rw = (connect(nodelist(a),dloads(1,load))-1)*ndof+i;
         r(rw) = r(rw) + rel((a-1)*ndof+i);
       end
     end

   end
end       

function print_results(outfile, ...
    nprops,materialprops,ncoord,ndof,nnode,coords, ...
    nelem,maxnodes,connect,nelnodes,elident, ...
    nfix,fixnodes,ndload,dloads,dofs)
%      Print nodal displacements, element strains && stresses:a file

fprintf(outfile,'Nodal Displacements: \n');
   if (ndof == 2) 
     fprintf(outfile,' Node      Coords         u1       u2 \n');
     for i = 1:nnode
      fprintf(outfile,'%3d %8.4f %8.4f %8.4f %8.4f\n', ...
                               i,coords(1,i),coords(2,i),dofs(2*i-1),dofs(2*i));
     end
   elseif (ndof == 3) 
     fprintf(outfile,' Node            Coords            u1       u2       u3 \n');
     for i = 1:nnode
      fprintf(outfile,'%3d %8.4f %8.4f %8.4f %8.4f %8.4f %8.4f \n', ...
                    i,coords(1,i),coords(2,i),coords(3,i),dofs(3*i-2),dofs(3*i-1),dofs(3*i));
     end
   end

   fprintf(outfile,'\n\n Strains and Stresses \n');


   lmncoord = zeros(ncoord,maxnodes);
   displacements = zeros(ndof,maxnodes);

%
%   Loop over all the elements
%
   for lmn = 1:nelem

    fprintf(outfile,' \n Element; %d ',lmn);
    if (ncoord == 2)   
    fprintf(outfile,'  \n int pt    Coords          e_11      e_22     e_12      s_11       s_22      s_12 \n');

    elseif (ncoord == 3) 
    fprintf(outfile,'\n int pt         Coords            e_11      e_22     e_33      e_12       e_13      e_23      s_11      s_22      s_33      s_12      s_13      s_23 \n');
    end
%
%   Extract coords of nodes, DOF for the current element
%
      for a = 1:nelnodes(lmn)
        for i = 1:ncoord
          lmncoord(i,a) = coords(i,connect(a,lmn));
        end
        for i = 1:ndof
          displacements(i,a) = dofs(ndof*(connect(a,lmn)-1)+i);
        end
      end
      n = nelnodes(lmn);
      ident = elident(lmn);
 
      npoints = numberofintegrationpoints(ncoord,n);
      dNdx = zeros(n,ncoord);
      dxdxi = zeros(ncoord,ncoord);
      strain = zeros(ndof,ncoord);
      xi = zeros(ncoord,1);
      x = zeros(ncoord,1);
%
%  Set up integration points 
%
      xilist = integrationpoints(ncoord,n,npoints);
%
%  Loop over the integration points
%
     for intpt = 1:npoints

%     Compute shape functions && derivatives wrt local coords
%
       for i = 1:ncoord
         xi(i) = xilist(i,intpt);
       end
       N = shapefunctions(n,ncoord,ident,xi);      
       dNdxi = shapefunctionderivs(n,ncoord,ident,xi);
%
%     Compute the coords of the integration point
%
      for i = 1:ncoord
        x(i) = 0.;
        for a = 1:n
          x(i) = x(i) + lmncoord(i,a)*N(a);
        end
      end
%
%     Compute the jacobian matrix && its determinant
%
      for i = 1:ncoord
        for j = 1:ncoord
          dxdxi(i,j) = 0.;
          for a = 1:n
            dxdxi(i,j) = dxdxi(i,j) + lmncoord(i,a)*dNdxi(a,j);
          end
        end
      end

      dxidx = inv(dxdxi);
%
%     Convert shape function derivatives:derivatives wrt global coords
%
      for a = 1:n
        for i = 1:ncoord
          dNdx(a,i) = 0.;
          for j = 1:ncoord
            dNdx(a,i) = dNdx(a,i) + dNdxi(a,j)*dxidx(j,i);
          end
        end
      end
%
%     Compute the (infinitesimal) strain by differentiating displacements
%
      for i = 1:ncoord
         for j = 1:ncoord
            strain(i,j) = 0.;
            for a = 1:n
              strain(i,j) = strain(i,j) + 0.5*(displacements(i,a)*dNdx(a,j)+displacements(j,a)*dNdx(a,i));
            end
         end
      end

      stress = materialstress(ndof,ncoord,strain,materialprops);

      if (ncoord == 2) 

      fprintf(outfile,'%5d %7.4f %7.4f %9.4f %9.4f %9.4f %9.4f %9.4f %9.4f \n', ...
        intpt,x(1),x(2),strain(1,1),strain(2,2),strain(1,2),stress(1,1),stress(2,2),stress(1,2));


      elseif (ncoord == 3) 

      fprintf(outfile,'%5d %7.4f %7.4f %7.4f %9.4f %9.4f %9.4f %9.4f %9.4f %9.4f %9.4f %9.4f %9.4f %9.4f %9.4f %9.4f \n',...
              intpt,x(1),x(2),x(3), ...
              strain(1,1),strain(2,2),strain(3,3),strain(1,2),strain(1,3),strain(2,3), ...
              stress(1,1),stress(2,2),stress(3,3),stress(1,2),stress(1,3),stress(2,3));
      end
     end
   end
end

%==============================Function read_input_file =================
 function [nprops,materialprops,ncoord,ndof,nnode,coords,nelem,maxnodes, ...
                connect,nelnodes,elident,nfix,fixnodes,ndload,dloads] = read_input_file(infile) 

 cellarray=textscan(infile,'%s');

%  Total no. material parameters, && list of parameters
%
   nprops = str2num(cellarray{1}{2});
   materialprops = zeros(nprops,1);
   cellno = 2;
   for i = 1:nprops
     cellno = cellno + 2;  
     materialprops(i) = str2num(cellarray{1}{cellno});
   end;
%
%    no. coords (1:3), no. DOF, no. nodes && nodal coordinates
%
   cellno = cellno + 2;
   ncoord = str2num(cellarray{1}{cellno});
   cellno = cellno + 2;
   ndof = str2num(cellarray{1}{cellno});
   cellno = cellno + 2;
   nnode = str2num(cellarray{1}{cellno});
 
   coords = zeros(ncoord,nnode);
   cellno = cellno + 1;
   for i = 1 : nnode
     for j = 1 : ncoord
       cellno = cellno + 1;
       coords(j,i) = str2num(cellarray{1}{cellno});
     end;
   end;
%
%    No. elements && connectivity
%
   cellno = cellno + 2;
   nelem = str2num(cellarray{1}{cellno});
   cellno = cellno + 2;
   maxnodes = str2num(cellarray{1}{cellno});
   connect = zeros(maxnodes,nelem);
   nelnodes = zeros(nelem,1);
   elident = zeros(nelem,1);
   cellno = cellno + 3;
   for i = 1 : nelem
     cellno = cellno + 1;
     elident(i) = str2num(cellarray{1}{cellno});
     cellno = cellno + 1;
     nelnodes(i) = str2num(cellarray{1}{cellno});
     for j = 1 : nelnodes(i)
       cellno = cellno + 1;
       connect(j,i) = str2num(cellarray{1}{cellno});
     end
   end
%
%    No. nodes with prescribed displacements, with the prescribed displacements
% 
   cellno = cellno + 2;
   nfix = str2num(cellarray{1}{cellno});
   cellno = cellno + 3;
   fixnodes = zeros(3,nfix);
   for i = 1 : nfix
      cellno = cellno + 1;
      fixnodes(1,i) = str2num(cellarray{1}{cellno});
      cellno = cellno + 1;
      fixnodes(2,i) = str2num(cellarray{1}{cellno});
      cellno = cellno + 1;
      fixnodes(3,i) = str2num(cellarray{1}{cellno});
   end;
%
%    No. loaded element faces, with the loads
%
    cellno = cellno + 2;
    ndload = str2num(cellarray{1}{cellno});
    cellno = cellno + 3;
    dloads = zeros(2+ndof,ndload);
    for i = 1 : ndload
       cellno = cellno + 1;
       dloads(1,i) = str2num(cellarray{1}{cellno});
       cellno = cellno + 1;
       dloads(2,i) = str2num(cellarray{1}{cellno});
       for j = 1 : ndof
         cellno = cellno + 1;
         dloads(j+2,i) = str2num(cellarray{1}{cellno});
       end;
    end;
    
 end
  function plotmesh(coords,ncoord,nnode,connect,nelem,elident,nelnodes,color)
% Function to plot a mesh.  
    f2D_3 = [1,2,3];
    f2D_4 = [1,2,3,4];
    f2D_6 = [1,4,2,5,3,6];
    f2D_8 = [1,5,2,6,3,7,4,8];
    f3D_4 = [[1,2,3];[1,4,2];[2,4,3];[3,4,1]];
    f3D_10 = [[1,5,2,6,3,7];[1,8,4,9,2,5];[2,9,4,10,3,6];[3,10,4,8,1,7]];
    f3D_8 = [[1,2,3,4];[5,8,7,6];[1,5,6,2];[2,3,7,6];[3,7,8,4];[4,8,5,1]];
    f3D_20 = [[1,9,2,10,3,11,4,12];[5,16,8,15,7,14,6,13];
              [1,17,5,13,6,18,2,9];[2,18,6,14,7,19,3,10];
              [3,19,7,15,8,20,4,11];[4,20,8,16,5,17,1,12]];

   hold on
   if (ncoord==2)  % Plot a 2D mesh
       for lmn = 1:nelem
           for i = 1:nelnodes(lmn)
               x(i,1:2) = coords(1:2,connect(i,lmn));
           end
           scatter(x(:,1),x(:,2),'MarkerFaceColor','r');
           if (nelnodes(lmn)==3) 
               patch('Vertices',x,'Faces',f2D_3,'FaceColor','none','EdgeColor',color);
           elseif (nelnodes(lmn)==4)
               patch('Vertices',x,'Faces',f2D_4,'FaceColor','none','EdgeColor',color);
           elseif (nelnodes(lmn)==6) 
               patch('Vertices',x,'Faces',f2D_6,'FaceColor','none','EdgeColor',color);
           elseif (nelnodes(lmn)==8 || nelnodes(lmn)==9)
               patch('Vertices',x,'Faces',f2D_8,'FaceColor','none','EdgeColor',color);
           end
       end
   elseif (ncoord==3) % Plot a 3D mesh
       for lmn = 1:nelem
           for i = 1:nelnodes(lmn)
               x(i,1:3) = coords(1:3,connect(i,lmn));
           end
           scatter3(x(:,1),x(:,2),x(:,3),'MarkerFaceColor','r');
           if (nelnodes(lmn)==4) 
               patch('Vertices',x,'Faces',f3D_4,'FaceColor','none','EdgeColor',color);
           elseif (nelnodes(lmn)==10)
               patch('Vertices',x,'Faces',f3D_10,'FaceColor','none','EdgeColor',color);
           elseif (nelnodes(lmn)==8) 
               patch('Vertices',x,'Faces',f3D_8,'FaceColor','none','EdgeColor',color);
           elseif (nelnodes(lmn)==20)
               patch('Vertices',x,'Faces',f3D_20,'FaceColor','none','EdgeColor',color);
           end
       end    
   end
   axis equal
   hold off
  end
